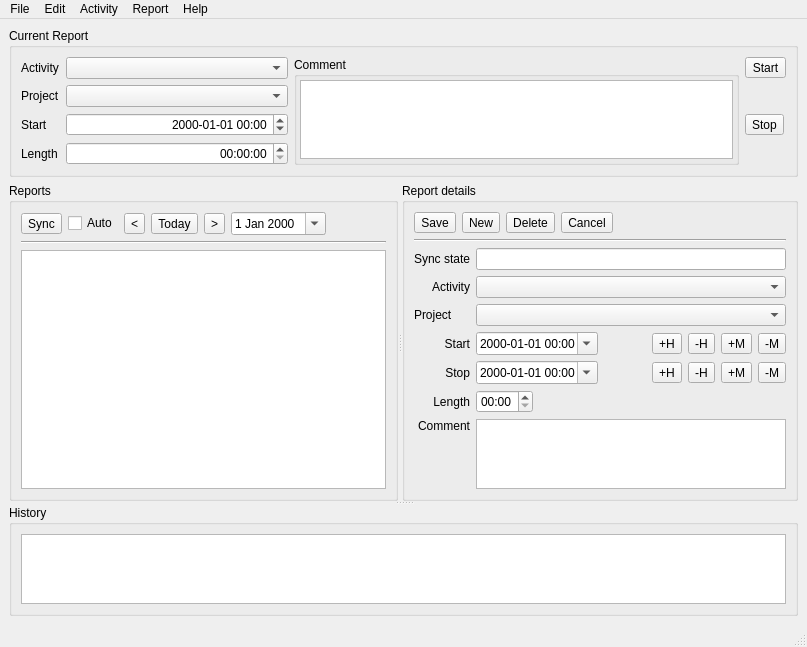
<?xml version="1.0" encoding="UTF-8"?>
<ui version="4.0">
 <class>Main</class>
 <widget class="QMainWindow" name="Main">
  <property name="geometry">
   <rect>
    <x>0</x>
    <y>0</y>
    <width>807</width>
    <height>624</height>
   </rect>
  </property>
  <property name="windowTitle">
   <string>ErgoTime</string>
  </property>
  <widget class="QWidget" name="centralwidget">
   <property name="sizePolicy">
    <sizepolicy hsizetype="Expanding" vsizetype="Expanding">
     <horstretch>0</horstretch>
     <verstretch>0</verstretch>
    </sizepolicy>
   </property>
   <layout class="QVBoxLayout" name="verticalLayout">
    <item>
     <widget class="QGroupBox" name="horizontalGroupBox_2">
      <property name="title">
       <string>Current Report</string>
      </property>
      <layout class="QHBoxLayout" name="horizontalLayout_7">
       <item>
        <layout class="QGridLayout" name="gridLayout_3">
         <item row="0" column="1">
          <widget class="QComboBox" name="comboCurrentActivity">
           <property name="sizePolicy">
            <sizepolicy hsizetype="Expanding" vsizetype="Fixed">
             <horstretch>1</horstretch>
             <verstretch>0</verstretch>
            </sizepolicy>
           </property>
          </widget>
         </item>
         <item row="0" column="0">
          <widget class="QLabel" name="label_3">
           <property name="text">
            <string>Activity</string>
           </property>
          </widget>
         </item>
         <item row="3" column="0">
          <widget class="QLabel" name="label_5">
           <property name="text">
            <string>Length</string>
           </property>
          </widget>
         </item>
         <item row="2" column="0">
          <widget class="QLabel" name="label_4">
           <property name="text">
            <string>Start</string>
           </property>
          </widget>
         </item>
         <item row="2" column="1">
          <widget class="QDateTimeEdit" name="dtCurrentStart">
           <property name="alignment">
            <set>Qt::AlignRight|Qt::AlignTrailing|Qt::AlignVCenter</set>
           </property>
           <property name="currentSection">
            <enum>QDateTimeEdit::YearSection</enum>
           </property>
           <property name="displayFormat">
            <string>yyyy-MM-dd HH:mm</string>
           </property>
           <property name="calendarPopup">
            <bool>false</bool>
           </property>
          </widget>
         </item>
         <item row="3" column="1">
          <widget class="QTimeEdit" name="timeCurrentLen">
           <property name="alignment">
            <set>Qt::AlignRight|Qt::AlignTrailing|Qt::AlignVCenter</set>
           </property>
           <property name="currentSection">
            <enum>QDateTimeEdit::HourSection</enum>
           </property>
           <property name="displayFormat">
            <string>HH:mm:ss</string>
           </property>
          </widget>
         </item>
         <item row="0" column="3">
          <widget class="QToolButton" name="btnCurrentStart">
           <property name="text">
            <string>Start</string>
           </property>
          </widget>
         </item>
         <item row="2" column="3">
          <widget class="QToolButton" name="btnCurrentStop">
           <property name="text">
            <string>Stop</string>
           </property>
          </widget>
         </item>
         <item row="0" column="2" rowspan="4">
          <widget class="QGroupBox" name="groupBox">
           <property name="sizePolicy">
            <sizepolicy hsizetype="Expanding" vsizetype="Preferred">
             <horstretch>2</horstretch>
             <verstretch>0</verstretch>
            </sizepolicy>
           </property>
           <property name="title">
            <string>Comment</string>
           </property>
           <layout class="QHBoxLayout" name="horizontalLayout_10">
            <property name="spacing">
             <number>3</number>
            </property>
            <property name="leftMargin">
             <number>3</number>
            </property>
            <property name="topMargin">
             <number>3</number>
            </property>
            <property name="rightMargin">
             <number>3</number>
            </property>
            <property name="bottomMargin">
             <number>3</number>
            </property>
            <item>
             <widget class="QTextEdit" name="txtCurrentComment">
              <property name="sizePolicy">
               <sizepolicy hsizetype="Expanding" vsizetype="Expanding">
                <horstretch>3</horstretch>
                <verstretch>0</verstretch>
               </sizepolicy>
              </property>
              <property name="acceptRichText">
               <bool>false</bool>
              </property>
             </widget>
            </item>
           </layout>
          </widget>
         </item>
         <item row="1" column="0">
          <widget class="QLabel" name="label_11">
           <property name="text">
            <string>Project</string>
           </property>
          </widget>
         </item>
         <item row="1" column="1">
          <widget class="QComboBox" name="comboCurrentProject"/>
         </item>
        </layout>
       </item>
      </layout>
     </widget>
    </item>
    <item>
     <widget class="QSplitter" name="splitter_2">
      <property name="orientation">
       <enum>Qt::Vertical</enum>
      </property>
      <widget class="QSplitter" name="splitter_1">
       <property name="orientation">
        <enum>Qt::Horizontal</enum>
       </property>
       <widget class="QGroupBox" name="groupBox_2">
        <property name="title">
         <string>Reports</string>
        </property>
        <layout class="QVBoxLayout" name="verticalLayout_2">
         <item>
          <layout class="QHBoxLayout" name="horizontalLayout_4">
           <item>
            <widget class="QToolButton" name="btnReportSync">
             <property name="text">
              <string>Sync</string>
             </property>
            </widget>
           </item>
           <item>
            <widget class="QCheckBox" name="chkReportSyncAuto">
             <property name="text">
              <string>Auto</string>
             </property>
            </widget>
           </item>
           <item>
            <widget class="QToolButton" name="btnSetSelectedDatePrev">
             <property name="text">
              <string>&lt;</string>
             </property>
            </widget>
           </item>
           <item>
            <widget class="QToolButton" name="btnSetSelectedDateToday">
             <property name="text">
              <string>Today</string>
             </property>
            </widget>
           </item>
           <item>
            <widget class="QToolButton" name="btnSetSelectedDateNext">
             <property name="text">
              <string>&gt;</string>
             </property>
            </widget>
           </item>
           <item>
            <widget class="QDateEdit" name="selectedDate">
             <property name="time">
              <time>
               <hour>1</hour>
               <minute>0</minute>
               <second>0</second>
              </time>
             </property>
             <property name="currentSection">
              <enum>QDateTimeEdit::DaySection</enum>
             </property>
             <property name="calendarPopup">
              <bool>true</bool>
             </property>
            </widget>
           </item>
           <item>
            <widget class="QLabel" name="reportsWeekday">
             <property name="text">
              <string>&lt;weekday&gt;</string>
             </property>
            </widget>
           </item>
           <item>
            <spacer name="horizontalSpacer">
             <property name="orientation">
              <enum>Qt::Horizontal</enum>
             </property>
             <property name="sizeHint" stdset="0">
              <size>
               <width>40</width>
               <height>20</height>
              </size>
             </property>
            </spacer>
           </item>
          </layout>
         </item>
         <item>
          <widget class="Line" name="line">
           <property name="orientation">
            <enum>Qt::Horizontal</enum>
           </property>
          </widget>
         </item>
         <item>
          <widget class="QTableWidget" name="tableReports">
           <property name="horizontalScrollBarPolicy">
            <enum>Qt::ScrollBarAsNeeded</enum>
           </property>
           <property name="autoScroll">
            <bool>false</bool>
           </property>
           <property name="editTriggers">
            <set>QAbstractItemView::NoEditTriggers</set>
           </property>
           <property name="alternatingRowColors">
            <bool>false</bool>
           </property>
           <property name="selectionMode">
            <enum>QAbstractItemView::SingleSelection</enum>
           </property>
           <property name="selectionBehavior">
            <enum>QAbstractItemView::SelectRows</enum>
           </property>
           <attribute name="horizontalHeaderStretchLastSection">
            <bool>true</bool>
           </attribute>
          </widget>
         </item>
        </layout>
       </widget>
       <widget class="QGroupBox" name="groupBox_3">
        <property name="title">
         <string>Report details</string>
        </property>
        <property name="flat">
         <bool>false</bool>
        </property>
        <layout class="QVBoxLayout" name="verticalLayout_3">
         <property name="spacing">
          <number>6</number>
         </property>
         <property name="leftMargin">
          <number>9</number>
         </property>
         <property name="topMargin">
          <number>9</number>
         </property>
         <property name="rightMargin">
          <number>9</number>
         </property>
         <property name="bottomMargin">
          <number>9</number>
         </property>
         <item>
          <layout class="QHBoxLayout" name="horizontalLayout_2">
           <item>
            <widget class="QToolButton" name="btnReportSave">
             <property name="text">
              <string>Save</string>
             </property>
            </widget>
           </item>
           <item>
            <widget class="QToolButton" name="btnReportNew">
             <property name="text">
              <string>New</string>
             </property>
            </widget>
           </item>
           <item>
            <widget class="QToolButton" name="btnReportDelete">
             <property name="text">
              <string>Delete</string>
             </property>
            </widget>
           </item>
           <item>
            <widget class="QToolButton" name="btnReportCancel">
             <property name="text">
              <string>Cancel</string>
             </property>
            </widget>
           </item>
           <item>
            <spacer name="horizontalSpacer_3">
             <property name="orientation">
              <enum>Qt::Horizontal</enum>
             </property>
             <property name="sizeHint" stdset="0">
              <size>
               <width>40</width>
               <height>20</height>
              </size>
             </property>
            </spacer>
           </item>
          </layout>
         </item>
         <item>
          <widget class="Line" name="line_2">
           <property name="orientation">
            <enum>Qt::Horizontal</enum>
           </property>
          </widget>
         </item>
         <item>
          <layout class="QHBoxLayout" name="horizontalLayout_3">
           <item>
            <layout class="QGridLayout" name="gridLayout">
             <item row="8" column="0">
              <widget class="QLabel" name="label_9">
               <property name="text">
                <string>Comment</string>
               </property>
               <property name="alignment">
                <set>Qt::AlignRight|Qt::AlignTop|Qt::AlignTrailing</set>
               </property>
              </widget>
             </item>
             <item row="8" column="1">
              <widget class="QTextEdit" name="txtReportComment"/>
             </item>
             <item row="1" column="1">
              <widget class="QComboBox" name="comboReportActivity">
               <property name="sizePolicy">
                <sizepolicy hsizetype="Expanding" vsizetype="Fixed">
                 <horstretch>0</horstretch>
                 <verstretch>0</verstretch>
                </sizepolicy>
               </property>
              </widget>
             </item>
             <item row="6" column="0">
              <widget class="QLabel" name="label_10">
               <property name="text">
                <string>Stop</string>
               </property>
               <property name="alignment">
                <set>Qt::AlignRight|Qt::AlignTrailing|Qt::AlignVCenter</set>
               </property>
              </widget>
             </item>
             <item row="2" column="0">
              <widget class="QLabel" name="label_12">
               <property name="text">
                <string>Project</string>
               </property>
              </widget>
             </item>
             <item row="2" column="1">
              <widget class="QComboBox" name="comboReportProject"/>
             </item>
             <item row="0" column="0">
              <widget class="QLabel" name="label_2">
               <property name="text">
                <string>Sync state</string>
               </property>
              </widget>
             </item>
             <item row="7" column="0">
              <widget class="QLabel" name="label_8">
               <property name="text">
                <string>   Length</string>
               </property>
               <property name="alignment">
                <set>Qt::AlignRight|Qt::AlignTrailing|Qt::AlignVCenter</set>
               </property>
              </widget>
             </item>
             <item row="1" column="0">
              <widget class="QLabel" name="label_6">
               <property name="text">
                <string>Activity</string>
               </property>
               <property name="alignment">
                <set>Qt::AlignRight|Qt::AlignTrailing|Qt::AlignVCenter</set>
               </property>
              </widget>
             </item>
             <item row="6" column="1">
              <layout class="QHBoxLayout" name="horizontalLayout_8">
               <item>
                <widget class="QDateTimeEdit" name="dtReportStop">
                 <property name="sizePolicy">
                  <sizepolicy hsizetype="MinimumExpanding" vsizetype="Fixed">
                   <horstretch>0</horstretch>
                   <verstretch>0</verstretch>
                  </sizepolicy>
                 </property>
                 <property name="buttonSymbols">
                  <enum>QAbstractSpinBox::PlusMinus</enum>
                 </property>
                 <property name="currentSection">
                  <enum>QDateTimeEdit::YearSection</enum>
                 </property>
                 <property name="displayFormat">
                  <string>yyyy-MM-dd HH:mm</string>
                 </property>
                 <property name="calendarPopup">
                  <bool>true</bool>
                 </property>
                </widget>
               </item>
               <item>
                <spacer name="horizontalSpacer_8">
                 <property name="orientation">
                  <enum>Qt::Horizontal</enum>
                 </property>
                 <property name="sizeHint" stdset="0">
                  <size>
                   <width>40</width>
                   <height>20</height>
                  </size>
                 </property>
                </spacer>
               </item>
               <item>
                <widget class="QToolButton" name="btnStopHourPlus">
                 <property name="text">
                  <string>+H</string>
                 </property>
                </widget>
               </item>
               <item>
                <widget class="QToolButton" name="btnStopHourMinus">
                 <property name="text">
                  <string>-H</string>
                 </property>
                </widget>
               </item>
               <item>
                <widget class="QToolButton" name="btnStopMinutePlus">
                 <property name="text">
                  <string>+M</string>
                 </property>
                 <property name="autoRepeat">
                  <bool>true</bool>
                 </property>
                </widget>
               </item>
               <item>
                <widget class="QToolButton" name="btnStopMinuteMinus">
                 <property name="text">
                  <string>-M</string>
                 </property>
                 <property name="autoRepeat">
                  <bool>true</bool>
                 </property>
                </widget>
               </item>
              </layout>
             </item>
             <item row="3" column="0">
              <widget class="QLabel" name="label_7">
               <property name="text">
                <string>Start</string>
               </property>
               <property name="alignment">
                <set>Qt::AlignRight|Qt::AlignTrailing|Qt::AlignVCenter</set>
               </property>
              </widget>
             </item>
             <item row="7" column="1">
              <layout class="QHBoxLayout" name="horizontalLayout_5">
               <item>
                <widget class="QTimeEdit" name="timeReportLen">
                 <property name="sizePolicy">
                  <sizepolicy hsizetype="Preferred" vsizetype="Fixed">
                   <horstretch>0</horstretch>
                   <verstretch>0</verstretch>
                  </sizepolicy>
                 </property>
                 <property name="displayFormat">
                  <string>HH:mm</string>
                 </property>
                </widget>
               </item>
               <item>
                <spacer name="horizontalSpacer_2">
                 <property name="orientation">
                  <enum>Qt::Horizontal</enum>
                 </property>
                 <property name="sizeHint" stdset="0">
                  <size>
                   <width>40</width>
                   <height>20</height>
                  </size>
                 </property>
                </spacer>
               </item>
              </layout>
             </item>
             <item row="3" column="1">
              <layout class="QHBoxLayout" name="horizontalLayout_9">
               <item>
                <widget class="QDateTimeEdit" name="dtReportStart">
                 <property name="sizePolicy">
                  <sizepolicy hsizetype="MinimumExpanding" vsizetype="Fixed">
                   <horstretch>0</horstretch>
                   <verstretch>0</verstretch>
                  </sizepolicy>
                 </property>
                 <property name="buttonSymbols">
                  <enum>QAbstractSpinBox::UpDownArrows</enum>
                 </property>
                 <property name="displayFormat">
                  <string>yyyy-MM-dd HH:mm</string>
                 </property>
                 <property name="calendarPopup">
                  <bool>true</bool>
                 </property>
                </widget>
               </item>
               <item>
                <spacer name="horizontalSpacer_7">
                 <property name="orientation">
                  <enum>Qt::Horizontal</enum>
                 </property>
                 <property name="sizeHint" stdset="0">
                  <size>
                   <width>40</width>
                   <height>20</height>
                  </size>
                 </property>
                </spacer>
               </item>
               <item>
                <widget class="QToolButton" name="btnStartHourPlus">
                 <property name="text">
                  <string>+H</string>
                 </property>
                 <property name="autoRepeat">
                  <bool>false</bool>
                 </property>
                </widget>
               </item>
               <item>
                <widget class="QToolButton" name="btnStartHourMinus">
                 <property name="text">
                  <string>-H</string>
                 </property>
                 <property name="autoRepeat">
                  <bool>false</bool>
                 </property>
                </widget>
               </item>
               <item>
                <widget class="QToolButton" name="btnStartMinutePlus">
                 <property name="text">
                  <string>+M</string>
                 </property>
                 <property name="autoRepeat">
                  <bool>true</bool>
                 </property>
                </widget>
               </item>
               <item>
                <widget class="QToolButton" name="btnStartMinuteMinus">
                 <property name="text">
                  <string>-M</string>
                 </property>
                 <property name="autoRepeat">
                  <bool>true</bool>
                 </property>
                </widget>
               </item>
              </layout>
             </item>
             <item row="0" column="1">
              <widget class="QLineEdit" name="lblReportSyncState">
               <property name="readOnly">
                <bool>true</bool>
               </property>
              </widget>
             </item>
            </layout>
           </item>
          </layout>
         </item>
        </layout>
       </widget>
      </widget>
      <widget class="QGroupBox" name="groupHistory">
       <property name="title">
        <string>History</string>
       </property>
       <layout class="QHBoxLayout" name="horizontalLayout">
        <item>
         <widget class="QPlainTextEdit" name="txtLog">
          <property name="lineWrapMode">
           <enum>QPlainTextEdit::NoWrap</enum>
          </property>
          <property name="readOnly">
           <bool>true</bool>
          </property>
          <property name="textInteractionFlags">
           <set>Qt::TextSelectableByKeyboard|Qt::TextSelectableByMouse</set>
          </property>
         </widget>
        </item>
       </layout>
      </widget>
     </widget>
    </item>
   </layout>
  </widget>
  <widget class="QMenuBar" name="menubar">
   <property name="geometry">
    <rect>
     <x>0</x>
     <y>0</y>
     <width>807</width>
     <height>21</height>
    </rect>
   </property>
   <widget class="QMenu" name="menuFile">
    <property name="title">
     <string>File</string>
    </property>
    <addaction name="actionExit"/>
   </widget>
   <widget class="QMenu" name="menuEdit">
    <property name="title">
     <string>Edit</string>
    </property>
    <addaction name="actionSettings"/>
    <addaction name="actionShortlist"/>
    <addaction name="actionSave_windows_position"/>
   </widget>
   <widget class="QMenu" name="menuActivity">
    <property name="title">
     <string>Activity</string>
    </property>
    <addaction name="actionActivitySync"/>
   </widget>
   <widget class="QMenu" name="menuReport">
    <property name="title">
     <string>Report</string>
    </property>
    <addaction name="actionReportSync"/>
   </widget>
   <widget class="QMenu" name="menuHelp">
    <property name="title">
     <string>Help</string>
    </property>
    <addaction name="actionDocumentation"/>
    <addaction name="actionAbout"/>
   </widget>
   <addaction name="menuFile"/>
   <addaction name="menuEdit"/>
   <addaction name="menuActivity"/>
   <addaction name="menuReport"/>
   <addaction name="menuHelp"/>
  </widget>
  <widget class="QStatusBar" name="statusbar"/>
  <action name="actionAbout">
   <property name="text">
    <string>About</string>
   </property>
  </action>
  <action name="actionSettings">
   <property name="text">
    <string>Settings</string>
   </property>
  </action>
  <action name="actionShortlist">
   <property name="text">
    <string>Shortlist</string>
   </property>
  </action>
  <action name="actionActivitySync">
   <property name="text">
    <string>Sync</string>
   </property>
  </action>
  <action name="actionReportSync">
   <property name="text">
    <string>Sync</string>
   </property>
  </action>
  <action name="actionNew">
   <property name="text">
    <string>New</string>
   </property>
  </action>
  <action name="actionServer_web_page">
   <property name="text">
    <string>Server web page</string>
   </property>
  </action>
  <action name="actionDocumentation">
   <property name="text">
    <string>Documentation</string>
   </property>
  </action>
  <action name="actionExit">
   <property name="text">
    <string>Exit</string>
   </property>
  </action>
  <action name="actionSave_windows_position">
   <property name="text">
    <string>Save windows position</string>
   </property>
  </action>
  <action name="actionLoad_windows_position">
   <property name="text">
    <string>Load windows position</string>
   </property>
  </action>
 </widget>
 <tabstops>
  <tabstop>dtReportStart</tabstop>
  <tabstop>dtReportStop</tabstop>
  <tabstop>comboCurrentActivity</tabstop>
  <tabstop>dtCurrentStart</tabstop>
  <tabstop>timeCurrentLen</tabstop>
  <tabstop>btnCurrentStart</tabstop>
  <tabstop>btnCurrentStop</tabstop>
  <tabstop>txtCurrentComment</tabstop>
  <tabstop>btnReportSync</tabstop>
  <tabstop>chkReportSyncAuto</tabstop>
  <tabstop>btnSetSelectedDatePrev</tabstop>
  <tabstop>btnSetSelectedDateToday</tabstop>
  <tabstop>btnSetSelectedDateNext</tabstop>
  <tabstop>selectedDate</tabstop>
  <tabstop>tableReports</tabstop>
  <tabstop>btnReportSave</tabstop>
  <tabstop>btnReportNew</tabstop>
  <tabstop>btnReportDelete</tabstop>
  <tabstop>btnReportCancel</tabstop>
  <tabstop>timeReportLen</tabstop>
  <tabstop>btnStartHourPlus</tabstop>
  <tabstop>btnStartHourMinus</tabstop>
  <tabstop>btnStartMinutePlus</tabstop>
  <tabstop>btnStartMinuteMinus</tabstop>
  <tabstop>txtReportComment</tabstop>
  <tabstop>btnStopHourPlus</tabstop>
  <tabstop>btnStopHourMinus</tabstop>
  <tabstop>btnStopMinutePlus</tabstop>
  <tabstop>btnStopMinuteMinus</tabstop>
  <tabstop>txtLog</tabstop>
 </tabstops>
 <resources/>
 <connections/>
</ui>
